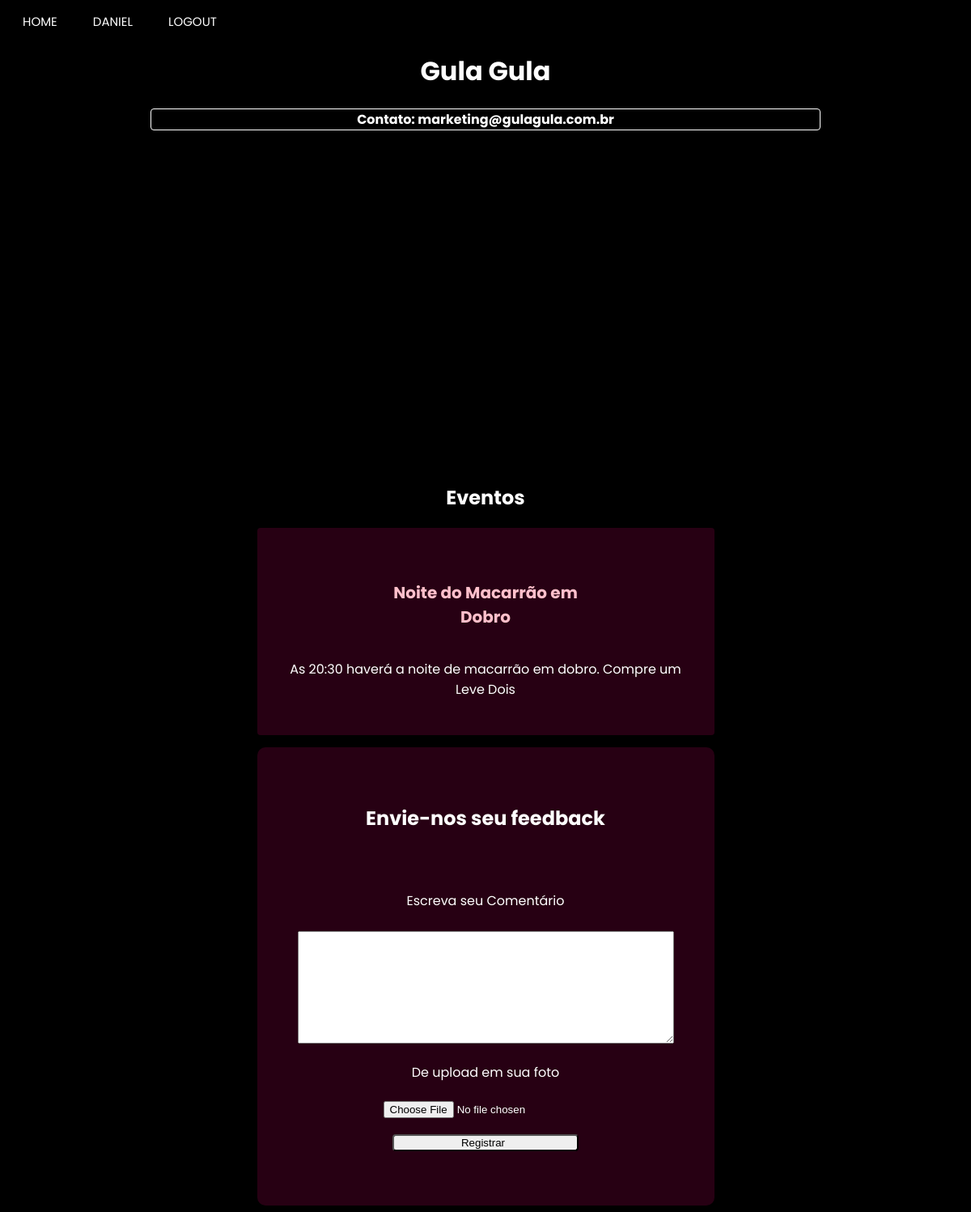
Page /enterprise_page/Gula Gula (signed in) on the committed database.
### app/model.py (models this page shows, shortened)
class usuario(UserMixin, db.Model):
    __tablename__ = "usuario"
    id = db.Column(db.Integer, primary_key=True)
    username = db.Column(db.String(64), index=True, unique=True)
    email = db.Column(db.String(120), index=True, unique=True)
    password_hash = db.Column(db.String(120))
    city = db.Column(db.String(120))
    district = db.Column(db.String(50))
    age = db.Column(db.Integer)

class empresa(UserMixin, db.Model):
    __tablename__ = "empresa"
    id = db.Column(db.Integer,primary_key=True)
    enterprise_name = db.Column(db.String(64), index=True, unique=True)
    email = db.Column(db.String(120), index=True, unique=True)
    password_hash = db.Column(db.String(120))
    city = db.Column(db.String(120))
    latitude = db.Column(db.Float)
    longitude = db.Column(db.Float)
    district = db.Column(db.String(50))
    street = db.Column(db.String(120))
    posts = db.relationship("Post", backref="enterprise")

class Event(db.Model):
    id = db.Column(db.Integer, primary_key=True)
    body = db.Column(db.String(200))
    image = db.Column(db.String(200))
    timestamp = db.Column(db.Integer, index=True)
    empresa_id = db.Column(db.Integer)
    name = db.Column(db.String(200))
    latitude = db.Column(db.Float)
    longitude = db.Column(db.Float)
    event_type = db.Column(db.String(8))
    rank = db.Column(db.Float)
    avaliations = db.Column(db.Integer)
    age_groups = db.Column(db.String)

### app/routes.py (the view, shortened to what this page needs)
@app.route("/enterprise_page/<name>", methods=["POST", "GET"])
@login_required
def enterprise_page_specific(name):
    form = Comments()
    enterpriseS= empresa.query.filter_by(enterprise_name=name).first()
    return render_template('enterprise_page.html', title=name, css_file="enterprise_page.css",user=current_user, usuario=usuario, enterprise=empresa, posts=Post.query.filter_by(empresa_id=enterpriseS.id), form=form, events=Event.query.filter_by(empresa_id=enterpriseS.id).all())

### app/forms.py
class Comments(FlaskForm):
    files = FileField("De upload em sua foto")
    evaluation = TextAreaField("",validators=[DataRequired("Dê sua avaliação")])
    text = TextAreaField("Escreva seu Comentário", validators=[DataRequired("Escreva seu comentário!")])
    submit = SubmitField("Registrar")

### app/model.py (called while the page is built)
@login.user_loader
def load_user(id):
    if usuario.query.get(int(id)):
        load = usuario.query.get(int(id))
    else:
        load = empresa.query.get(int(id))
    return load

### app/templates/enterprise_page.html (shortened to what this page needs)
{% extends "base.html" %}
{% block content %}
<h1>{{title}}</h1>
<h3>Contato: {{enterprise.query.filter_by(enterprise_name = title).first().email}}</h3>
<div id="map"></div>
<div class="alignment">
<h2>Eventos</h2>
{% if events|length == 0 %}
  <h5> Não existe nenhum evento vinculado a esta empresa</h5>
{% else %}
{% for event in events%}
<div class="events">
  <h5><a href={{ url_for("event_page", name= event.name)}}>{{ event.name }}</a></h5>
  <p>{{ event.body }}</p>
</div>
{% endfor %}
{% endif %}
<section class="container">
  {% if current_user.username %}
  <h1>Envie-nos seu feedback</h1><br><br>
  {% else %}
  <h1>Adicione Posts!</h1><br><br>
  {% endif %}
      <form action="{{url_for('enterprise_page_specific', name = title)}}", method='post', novalidate>
          <div class="inputs">
            <p>
                {{ form.text.label }}<br><br>
                {{ form.text(size=32) }}<br>
            </p>
            <p>
                {{ form.files.label }}<br>
                {{ form.files(size=32) }}<br>
            </p>
        </div>
        <p>{{ form.submit() }}</p>
      </form>
    </section>
</div>
<aside class="aside">
</aside>
{% endblock %}

### app/templates/base.html (shortened to what this page needs)
<!DOCTYPE html>
<html>
    <head>
        {% if css_file%}
            <link rel="stylesheet" type="text/css" href="{{ url_for('static', filename=css_file) }}">
        {% else %}
            <link rel="stylesheet" type="text/css" href="{{ url_for('static', filename='user_page.css') }}">
        {% endif %}
    </head>
    <body>
        <header class="menu">
            <a id="main_page" href="{{ url_for('main_page') }}" class="button">HOME</a>
            {% if user.is_authenticated %}
            {% if user.username %}
            <a id="user_page" href="{{ url_for('user_page')}}"class="button">{{user.username}}</a>
            {% else %}
            <a id="enterprise_page" href="{{ url_for('enterprise_page_specific', name=user.enterprise_name)}}"class="button">{{user.enterprise_name}}</a>
            {% endif%}
            <a id="logout" href="{{ url_for('logout') }}" class="button">LOGOUT</a>
            {% else %}
            <a id="enterprise_register_page" href="{{ url_for('enterprise_register_page') }}" class="button">SEJA UM ANUNCIANTE</a>
            <a id="user_register_page" href="{{ url_for('user_register_page') }}" class="button">REGISTRO</a>
            <a id="login_page" href="{{ url_for('login_page') }}" class="button">LOGIN</a>
            {% endif %}
        </header>
        {% block content %}{% endblock %}
    </body>
</html>

### app/static/enterprise_page.css (style rules this page uses)
body { background: black; background-image: url("https://www.pixel4k.com/wp-content/uploads/2021/05/abstract-waving-4k_1620165379-1536x960.jpg"); background-repeat: no-repeat; background-size: cover; }
p { color:white; }
h1 { color:white; font-family: "Poppins"; display: grid; align-items: center; justify-content: center; }
h3 { color:white; font-family: Poppins; display: grid; align-items: center; justify-content: center; }
h2 { color:white; font-family: Poppins; display: grid; align-items: center; justify-content: center; }
h5 { color:white; font-family: Poppins; display: grid; align-items: center; justify-content: center; }
#map { height: 400px; width: 70%; border-radius: 8px; margin: auto; }
.alignment { display: grid; align-items: center; justify-content: center; }
section.container { background-color: rgba(87, 02, 43, 0.45); border-radius: 10px; align-items: center; justify-content: center; padding: 20px; }
.inputs input { outline: none; }
.inputs { margin: auto; text-align: center; }
.inputs input::placeholder { color: rgba(13, 0, 26, 0.8); }
form input[type=submit] { border-radius: 4px; padding-left: 0px; width: 230px; transition: all 0.3s ease; }
h3 { border: white solid 1px; border-radius: 4px; margin-left: 15%; margin-right: 15%; background-color: rgba(0,0,0, 0.5); font-size: 16px; }
.alignment p { text-align: center; }
section.container { padding: 50px; justify-content: center; margin-top: 15px; }
p { font-family: "Poppins", sans-serif; }
textarea#text { margin: 0px; height: 133px; width: 459px; }
input#files { margin-top: 5%; }
.aside { background-color: none; font-family: "Poppins", sans-serif; top: 10%; right: 0; position: fixed; height: 100%; width: 180px; border-radius: 5px; align-items: center; }
.events { background-color: rgba(87, 02, 43, 0.45); border-radius: 4px; padding: 5%; }
.events h5 a { text-decoration: none; font-size: 20px; color: pink; }
.alignment a { text-align: center; text-decoration: none; font-size: 20px; color: pink; font-family: "Poppins"; margin: 5%; }

### app/static/base.css (style rules this page uses)
header.menu { align-items: left; justify-content: start; }
a.button { border: none; color: white; padding: 5px 20px; text-align: center; text-decoration: none; display: inline-block; font-family:'Poppins'; font-size: 15px; }
.menu { margin-top: 10px; }

### rows in the picture
usuario: username "DANIEL"
empresa: enterprise_name "Gula Gula", query.filter_by "marketing@gulagula.com.br"
Event: name "Noite do Macarrão em Dobro", body "As 20:30 haverá a noite de macarrão em dobro. Compre um Leve Dois"
